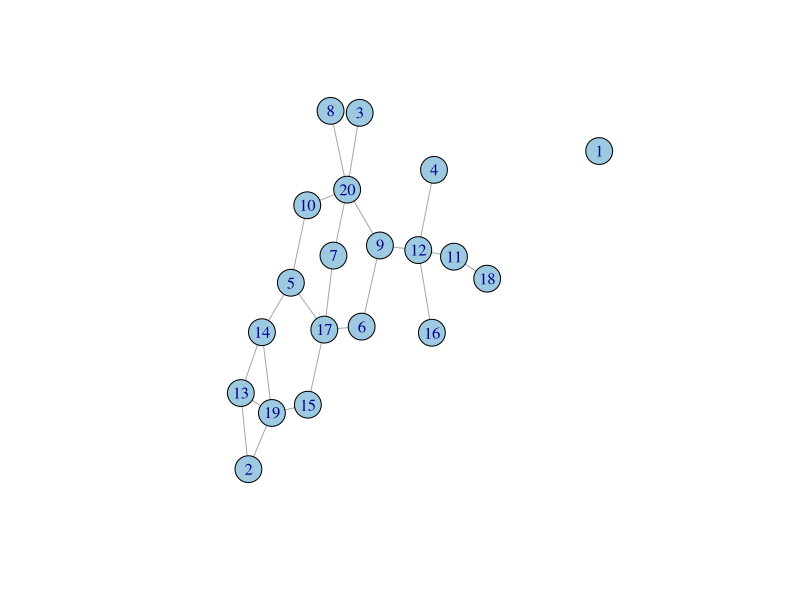
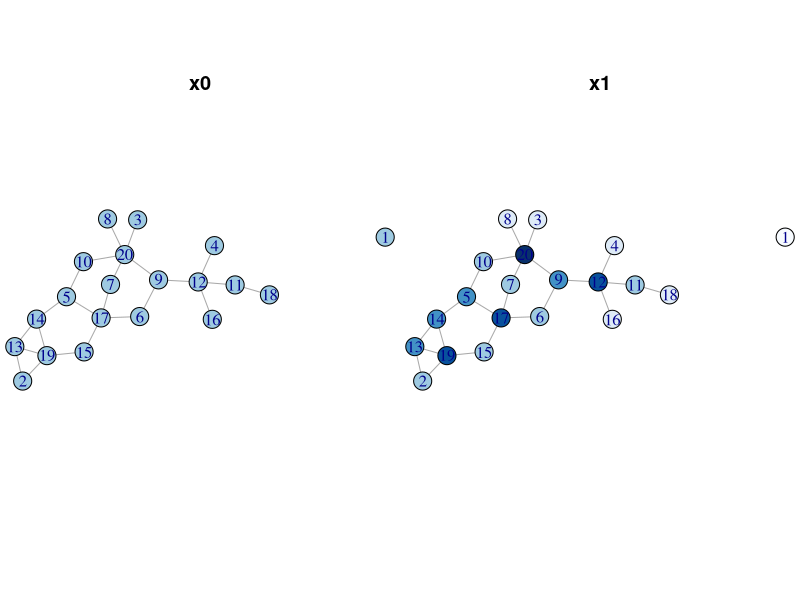
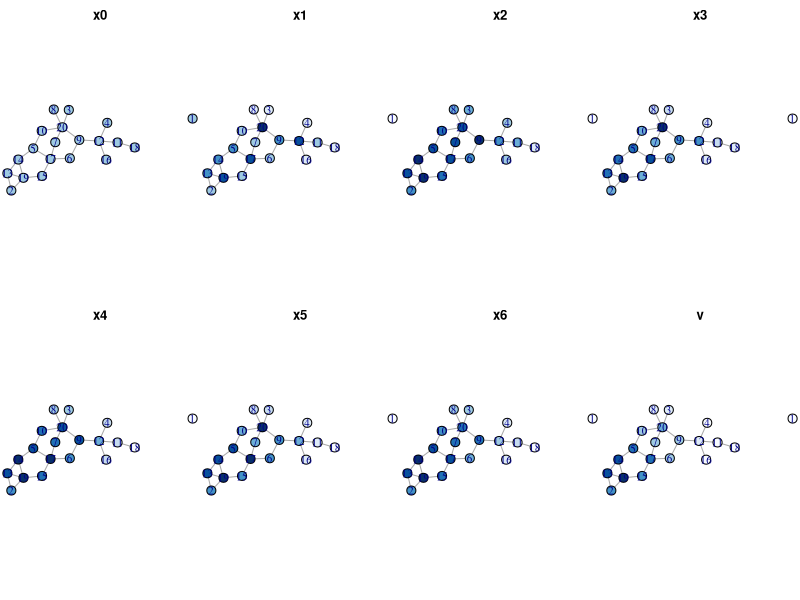
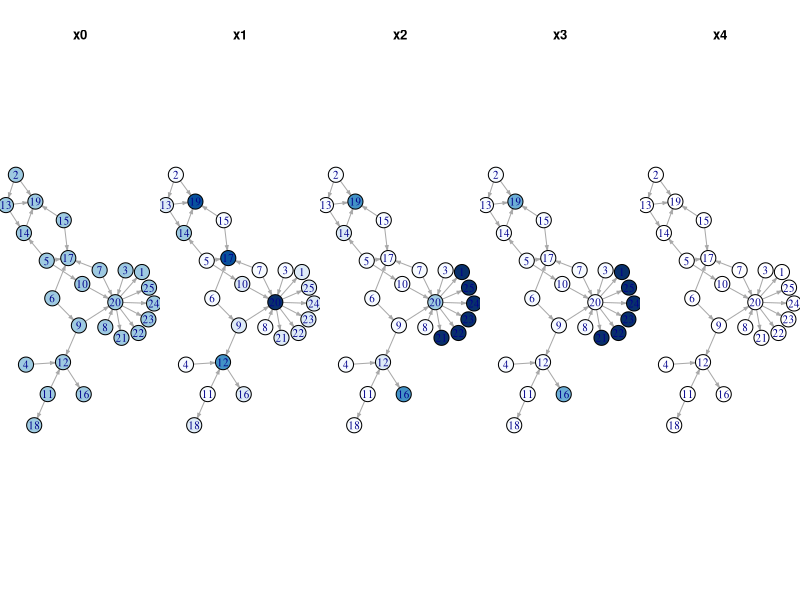
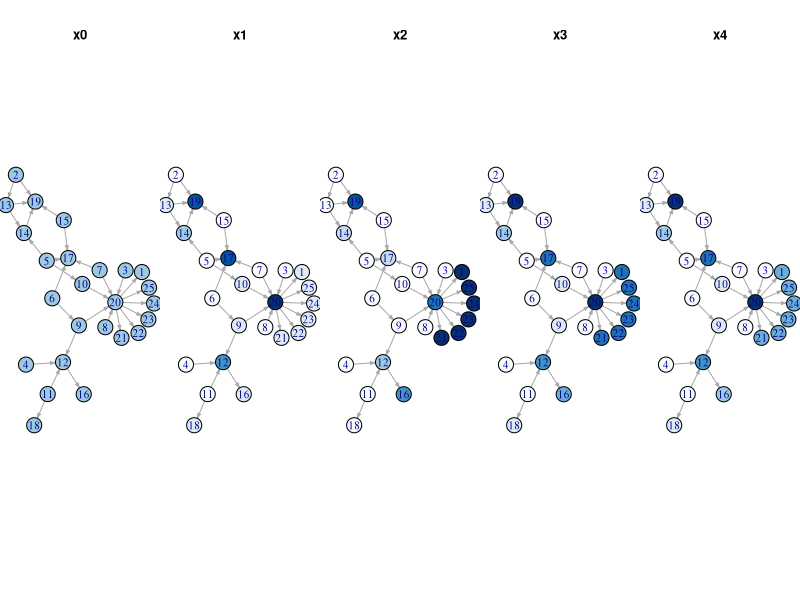
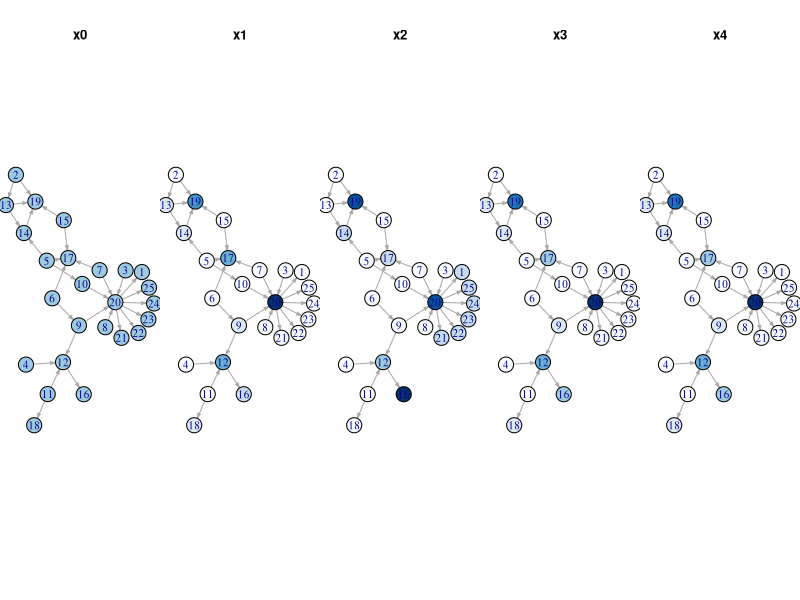

The R source for these figures, in order:
## ---- chunk 1
library(igraph)
library(MASS)

color.groups <- function(z, col = tim.colors(50),
zlim = c(min(z, na.rm = TRUE),
max(z, na.rm = TRUE))){
    breaks <- seq(zlim[1], zlim[2], length = length(col) + 1)
    zgroups <- cut(z, breaks = breaks, labels = FALSE,
    include.lowest = TRUE)
    return(col[zgroups])
}

n = 20
## ---- chunk 2
set.seed(1000)

p = 0.12
adjmat.erdosrenyi = matrix(0,n,n)
adjmat.erdosrenyi[upper.tri(adjmat.erdosrenyi)] = rbinom(choose(n,2),1,p)
adjmat.erdosrenyi = adjmat.erdosrenyi + t(adjmat.erdosrenyi)

g.erdosrenyi = graph_from_adjacency_matrix(adjmat.erdosrenyi, mode = "undirected")

plot(g.erdosrenyi,layout=layout.kamada.kawai,vertex.color=blues9[4])
## ---- chunk 3
eigen.erdosrenyi = eigen(adjmat.erdosrenyi)

niters = 30
x = matrix(0,n,niters)
x[,1] = rep(1,n)
for(i in 2:niters){x[,i] = 1/eigen.erdosrenyi$values[1] * adjmat.erdosrenyi %*% x[,i-1]}

co <- layout_with_kk(g.erdosrenyi)

plotpower = function(ith,titleline=-1.5){
	plot(g.erdosrenyi, layout=co, vertex.size=30, rescale=FALSE,
		xlim=range(co[,1]), ylim=range(co[,2]), vertex.label.dist=0,
		vertex.color = ifelse(rep(ith==1,n),blues9[4],color.groups(x[,ith],blues9)))
	title(main=paste("x",ith-1,sep=""),line=titleline)
}

par(mfrow=c(1,2),mar=c(0,0,0,0))
plotpower(1,titleline=-4.5)
plotpower(2,titleline=-4.5)
## ---- chunk 4
par(mfrow=c(2,4),mar=c(0,0,0,0))
for(i in 1:7){plotpower(i)}
v = sum(eigen.erdosrenyi$vectors[,1]*x[,1])*eigen.erdosrenyi$vectors[,1]
plot(g.erdosrenyi, layout=co, vertex.size=30, rescale=FALSE,
     xlim=range(co[,1]), ylim=range(co[,2]), vertex.label.dist=0,
     vertex.color = color.groups(v,blues9))
title(main="v",line=-1.5)
## ---- chunk 5
set.seed(1000)

p = 0.12
adjmat.dag = matrix(0,n+5,n+5)
adjmat.dag[upper.tri(adjmat.dag)] = c(rbinom(choose(n,2),1,p),rep(0,choose(n+5,2)-choose(n,2)))
adjmat.dag[matrix(c(rep(n,5),n+1:5),5,2)] = 1
adjmat.dag[20,1] = 1

g.dag = graph_from_adjacency_matrix(adjmat.dag, mode = "directed")

# plot(g.dag,layout=layout.kamada.kawai,vertex.color=blues9[5],edge.arrow.size=0.5)

niters = 30
x = matrix(0,n+5,niters)
x[,1] = rep(1,n+5)
for(i in 2:niters){x[,i] = t(adjmat.dag) %*% x[,i-1]}

co <- layout_with_kk(g.dag)

plotpowerpadded = function(ith,titleline=-3){
	plot(g.dag, layout=co, vertex.size=30, rescale=FALSE,
		xlim=range(co[,1]), ylim=range(co[,2]), vertex.label.dist=0,
		vertex.color = ifelse(rep(ith==1,n+5),blues9[4],
				      ifelse(rep(all(x[,ith]==0),n+5),"#FFFFFF",
					     color.groups(x[,ith],blues9))),
	     edge.arrow.size=0.25)
	title(main=paste("x",ith-1,sep=""),line=titleline)
}

par(mfrow=c(1,5),mar=c(0,0,0,0))
for(i in 1:5){plotpowerpadded(i)}
## ---- chunk 6
niters = 30
x = matrix(0,n+5,niters)
x[,1] = rep(1,n+5)
for(i in 2:niters){x[,i] = 0.3 * t(adjmat.dag) %*% x[,i-1] + rep(0.1,n+5)}

co <- layout_with_kk(g.dag)

par(mfrow=c(1,5),mar=c(0,0,0,0))
for(i in 1:5){plotpowerpadded(i)}
## ---- chunk 7
niters = 30
x = matrix(0,n+5,niters)
x[,1] = rep(1,n+5)
DOut =  apply(adjmat.dag,1,sum)
DOut[DOut==0] = 1
for(i in 2:niters){x[,i] = 0.3 * t(adjmat.dag) %*% diag(1/DOut) %*% x[,i-1] + rep(0.1,n+5)}

co <- layout_with_kk(g.dag)

par(mfrow=c(1,5),mar=c(0,0,0,0))
for(i in 1:5){plotpowerpadded(i)}
